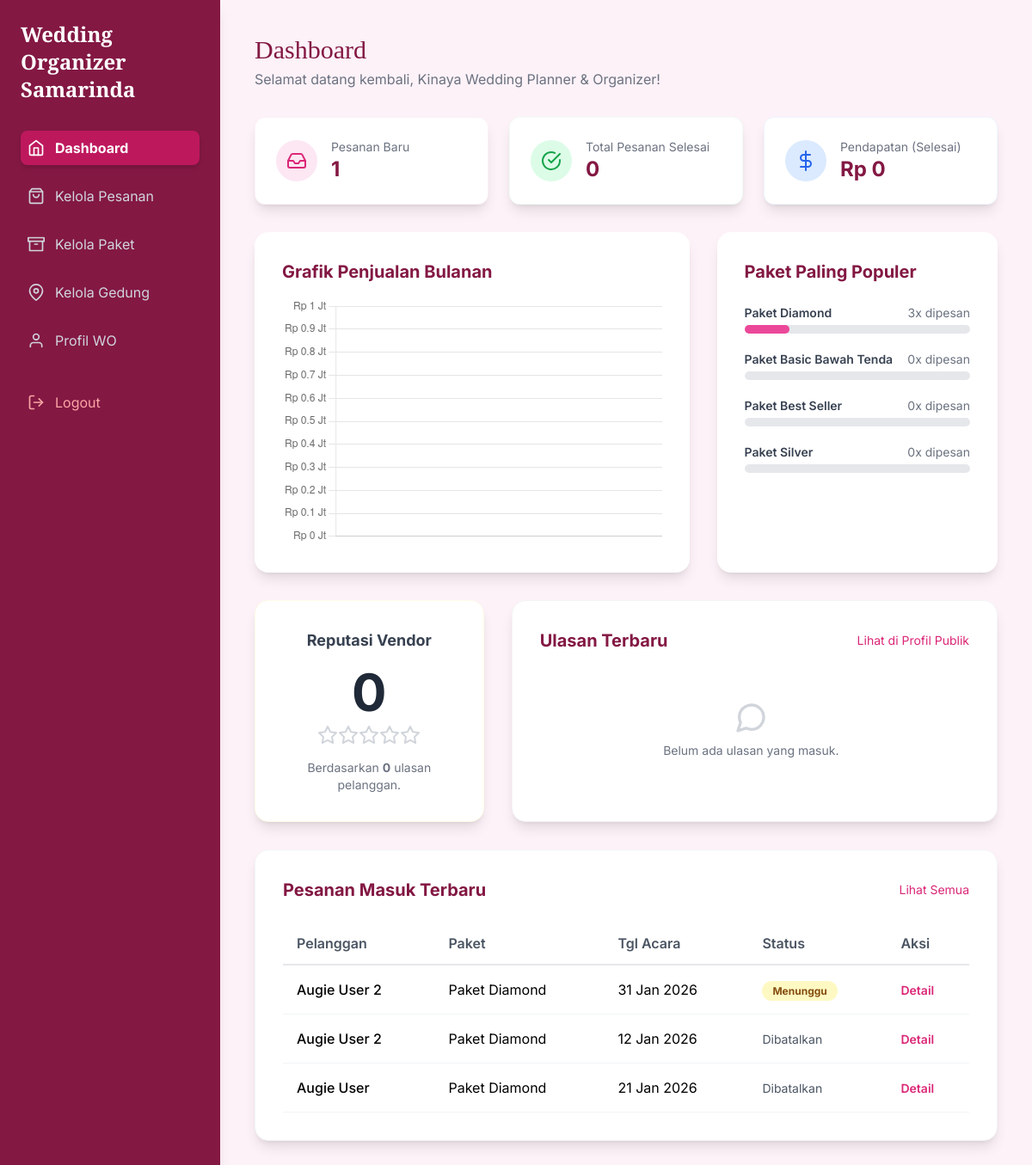
/akun/dashboard-wo/ (signed in), run on an earlier commit of the app's database.
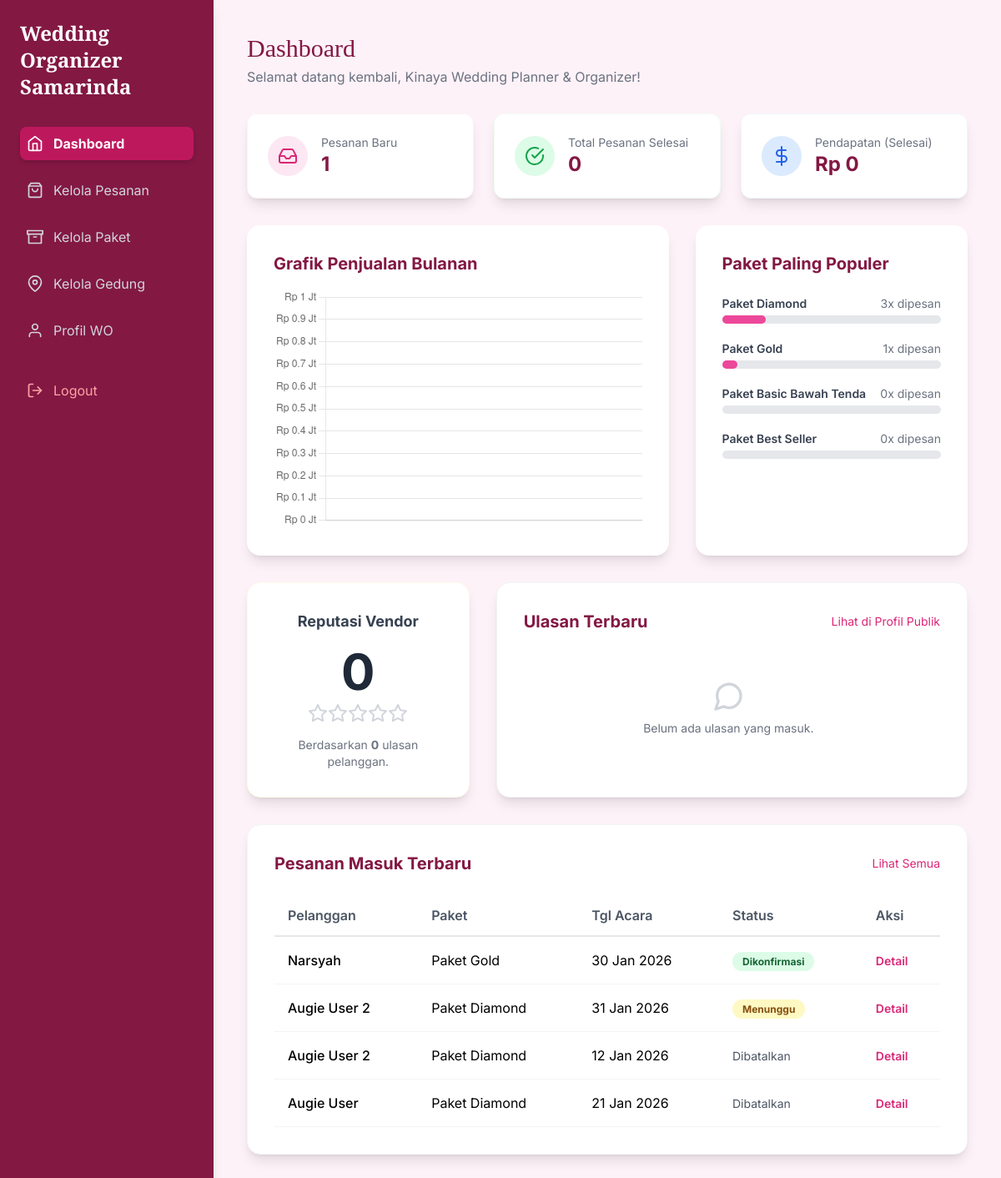
And on a later commit of the database.
### organizer/models.py (models this page shows, shortened)
class Paket(models.Model):
    KATEGORI_PAKET_CHOICES = [
        ('non_gedung', '❌ Tanpa Gedung / Venue Bebas'),
        ('S', '🏢 Gedung Small (S)'),
        ('M', '🏢 Gedung Medium (M)'),
        ('L', '🏢 Gedung Large (L)'),
    ]
    wo = models.ForeignKey(settings.AUTH_USER_MODEL, on_delete=models.CASCADE, related_name='paket_wo')
    nama_paket = models.CharField(max_length=100)
    harga = models.DecimalField(max_digits=12, decimal_places=2)
    deskripsi = models.TextField()
    foto = models.ImageField(upload_to='paket_fotos/', null=True, blank=True)
    is_active = models.BooleanField(default=True)
    kategori_gedung = models.CharField(
        max_length=20,
        choices=KATEGORI_PAKET_CHOICES,
        default='non_gedung',
        help_text="Tentukan apakah paket ini termasuk fasilitas gedung, dan kategori apa."
    )
    created_at = models.DateTimeField(default=timezone.now)

class Pesanan(models.Model):
    STATUS_CHOICES = (
        ('menunggu', 'Menunggu Konfirmasi'),
        ('dikonfirmasi', 'Dikonfirmasi'),
        ('disiapkan', 'Sedang Disiapkan'),
        ('selesai', 'Selesai'),
        ('dibatalkan', 'Dibatalkan'),
    )
    PAYMENT_STATUS_CHOICES = (
        ('belum_bayar', 'Belum Dibayar'),
        ('lunas', 'Lunas'),
    )
    paket = models.ForeignKey('Paket', on_delete=models.CASCADE)
    customer = models.ForeignKey(settings.AUTH_USER_MODEL, on_delete=models.CASCADE)
    gedung_dipilih = models.ForeignKey('Gedung', on_delete=models.SET_NULL, null=True, blank=True, related_name='pesanan_gedung')
    tgl_acara = models.DateField()
    status = models.CharField(max_length=20, choices=STATUS_CHOICES, default='menunggu')
    tgl_pesan = models.DateTimeField(auto_now_add=True)
    nama_pasangan = models.CharField(max_length=200, null=True)
    telepon = models.CharField(max_length=20, null=True)
    lokasi_acara = models.CharField(max_length=255, null=True, help_text="Diisi manual jika paket Tanpa Gedung")
    jumlah_tamu = models.IntegerField(null=True)
    catatan = models.TextField(blank=True, null=True)
    status_pembayaran = models.CharField(max_length=20, choices=PAYMENT_STATUS_CHOICES, default='belum_bayar')
    catatan_pembatalan = models.TextField(blank=True, null=True)
    tgl_fitting = models.DateTimeField(null=True, blank=True, help_text="Jadwal fitting baju pengantin")
    tgl_survey = models.DateTimeField(null=True, blank=True, help_text="Jadwal survey lokasi/gedung")

### pengguna/views.py (the view)
# urls.py: path('dashboard-wo/', views.dashboard_wo_view, name='dashboard_wo'),
@login_required
def dashboard_wo_view(request):
    if not hasattr(request.user, 'profil') or request.user.profil.role != 'wo': return redirect('index')
    try: profil_wo = request.user.profilwo
    except ProfilWO.DoesNotExist: return redirect('buat_profil_wo')
    semua_pesanan = Pesanan.objects.filter(paket__wo=request.user).select_related('paket', 'customer')
    pesanan_baru_count = semua_pesanan.filter(status='menunggu').count()
    pesanan_selesai_count = semua_pesanan.filter(status='selesai').count()
    pendapatan_data = semua_pesanan.filter(status='selesai').aggregate(total=Sum('paket__harga'))
    pendapatan_total = pendapatan_data['total'] or 0
    pesanan_terbaru = semua_pesanan.order_by('-tgl_pesan')[:5]
    paket_populer = Paket.objects.filter(wo=request.user, is_active=True).annotate(jumlah_pesanan=Count('pesanan')).order_by('-jumlah_pesanan')[:4]
    data_grafik = Pesanan.objects.filter(paket__wo=request.user, status='selesai').values('paket__nama_paket').annotate(total_pendapatan=Sum('paket__harga')).order_by('-total_pendapatan')
    chart_labels = [data['paket__nama_paket'] for data in data_grafik]
    chart_data = [int(data['total_pendapatan'] / 1000000) for data in data_grafik]
    ulasan_list = Ulasan.objects.filter(wo=request.user).order_by('-created_at')
    rating_rata2 = ulasan_list.aggregate(Avg('rating'))['rating__avg'] or 0
    context = {
        'profil_wo': profil_wo, 'pesanan_baru_count': pesanan_baru_count, 'pesanan_selesai_count': pesanan_selesai_count,
        'pendapatan_total': pendapatan_total, 'pesanan_terbaru': pesanan_terbaru, 'paket_populer': paket_populer,
        'chart_labels': json.dumps(chart_labels), 'chart_data': json.dumps(chart_data),
        'ulasan_list': ulasan_list, 'rating_rata2': round(rating_rata2, 1),
    }
    return render(request, 'pengguna/dashboard_wo.html', context)

### pengguna/templates/pengguna/dashboard_wo.html (shortened to what the changed rows need)
{% load humanize %}
<!DOCTYPE html>
<html lang="id">
<head>
    <script src="https://cdn.tailwindcss.com"></script>
</head>
<body class="min-h-screen">
    <div class="flex">
        <aside class="w-64 bg-primary-dark text-white p-6 hidden lg:block min-h-screen shadow-lg fixed h-full overflow-y-auto">
            <h1 class="text-2xl font-serif-display font-bold mb-8">Wedding Organizer Samarinda</h1>
        </aside>
        <main class="flex-1 p-6 md:p-10 lg:ml-64">
            <header class="mb-8 flex justify-between items-center">
                <div>
                    <h2 class="text-3xl font-serif-display text-primary-dark">Dashboard</h2>
                </div>
            </header>
            <div class="grid grid-cols-1 lg:grid-cols-5 gap-8 mb-8">
                <div class="lg:col-span-2 bg-white p-6 md:p-8 rounded-2xl shadow-lg">
                    <div class="space-y-5">
                        {% for paket in paket_populer %}
                        <div>
                            <div class="flex justify-between mb-1">
                                <span class="font-semibold text-gray-700 text-sm">{{ paket.nama_paket }}</span>
                                <span class="text-sm text-gray-500">{{ paket.jumlah_pesanan }}x dipesan</span>
                            </div>
                            <div class="w-full bg-gray-200 rounded-full h-2.5">
                                <div class="bg-pink-500 h-2.5 rounded-full" style="width: {% widthratio paket.jumlah_pesanan 15 100 %}%"></div>
                            </div>
                        </div>
                        {% empty %}
                        <p class="text-sm text-gray-500 text-center py-4">Belum ada paket yang dipesan.</p>
                        {% endfor %}
                    </div>
                </div>
            </div>
            <div class="grid grid-cols-1 lg:grid-cols-3 gap-8 mb-8">
                <div class="bg-white p-8 rounded-2xl shadow-lg border border-yellow-50 text-center">
                    <div class="flex justify-center text-yellow-400 mb-4">
                        {% for i in "12345" %}
                            <i data-feather="star" class="w-6 h-6 {% if forloop.counter <= rating_rata2|add:0 %}fill-current{% else %}text-gray-300{% endif %}"></i>
                        {% endfor %}
                    </div>
                </div>
            </div>
            <div class="bg-white p-6 md:p-8 rounded-2xl shadow-lg border border-gray-100">
                <div class="overflow-x-auto">
                    <table class="w-full text-left">
                        <thead>
                            <tr class="border-b-2 border-gray-200">
                                <th class="py-3 px-4 font-semibold text-gray-600">Pelanggan</th>
                                <th class="py-3 px-4 font-semibold text-gray-600">Paket</th>
                                <th class="py-3 px-4 font-semibold text-gray-600">Tgl Acara</th>
                                <th class="py-3 px-4 font-semibold text-gray-600">Status</th>
                                <th class="py-3 px-4 font-semibold text-gray-600">Aksi</th>
                            </tr>
                        </thead>
                        <tbody>
                            {% for pesanan in pesanan_terbaru %}
                            <tr class="border-b border-gray-100 hover:bg-gray-50 transition">
                                <td class="py-4 px-4 font-medium">{{ pesanan.customer.get_full_name|default:pesanan.customer.username }}</td>
                                <td class="py-4 px-4">{{ pesanan.paket.nama_paket }}</td>
                                <td class="py-4 px-4">{{ pesanan.tgl_acara|date:"d M Y" }}</td>
                                <td class="py-4 px-4">
                                    {% if pesanan.status == 'menunggu' %}
                                        <span class="px-3 py-1 text-xs font-bold rounded-full bg-yellow-100 text-yellow-800">Menunggu</span>
                                    {% elif pesanan.status == 'dikonfirmasi' %}
                                        <span class="px-3 py-1 text-xs font-bold rounded-full bg-green-100 text-green-800">Dikonfirmasi</span>
                                    {% else %}
                                        <span class="text-gray-600 text-sm">{{ pesanan.get_status_display }}</span>
                                    {% endif %}
                                </td>
                                <td class="py-4 px-4">
                                    <a href="{% url 'detail_pesanan' pesanan.id %}" class="text-pink-600 hover:text-pink-800 font-semibold text-sm">Detail</a>
                                </td>
                            </tr>
                            {% empty %}
                            <tr>
                                <td colspan="5" class="text-center py-10 text-gray-500">
                                    Belum ada pesanan yang masuk.
                                </td>
                            </tr>
                            {% endfor %}
                        </tbody>
                    </table>
                </div>
            </div>
        </main>
    </div>
    <script>
        feather.replace();
        const ctx = document.getElementById('salesChart');
        if (ctx) {
            new Chart(ctx.getContext('2d'), {
                type: 'bar',
                data: {
                    labels: {{ chart_labels|safe }},
                    datasets: [{
                        label: 'Pendapatan (Juta Rp)',
                        data: {{ chart_data|safe }},
                        backgroundColor: 'rgba(219, 39, 119, 0.6)',
                        borderColor: 'rgba(219, 39, 119, 1)',
                        borderWidth: 1,
                        borderRadius: 5,
                        hoverBackgroundColor: 'rgba(157, 23, 77, 0.7)'
                    }]
                },
                options: {
                    responsive: true,
                    maintainAspectRatio: false,
                    scales: {
                        y: {
                            beginAtZero: true,
                            ticks: {
                                callback: function(value) {
                                    return 'Rp ' + value + ' Jt';
                                }
                            }
                        }
                    },
                    plugins: {
                        legend: { display: false },
                        tooltip: {
                            callbacks: {
                                label: function(context) {
                                    let label = context.dataset.label || '';
                                    if (label) label += ': ';
                                    if (context.parsed.y !== null) {
                                        label += new Intl.NumberFormat('id-ID', {
                                            style: 'currency',
                                            currency: 'IDR',
                                            minimumFractionDigits: 0
                                        }).format(context.parsed.y * 1000000);
                                    }
                                    return label;
                                }
                            }
                        }
                    }
                }
            });
        }
    </script>
</body>
</html>

What changed in the data, as far as the page shows it:
no longer on this page (row unchanged): Paket: nama_paket "Paket Silver", jumlah_pesanan "0"
now on this page (row unchanged): Paket: nama_paket "Paket Gold", jumlah_pesanan "1"
added Pesanan: customer.get_full_name "Narsyah", paket.nama_paket "Paket Gold", tgl_acara "30 Jan 2026", status "Dikonfirmasi"
